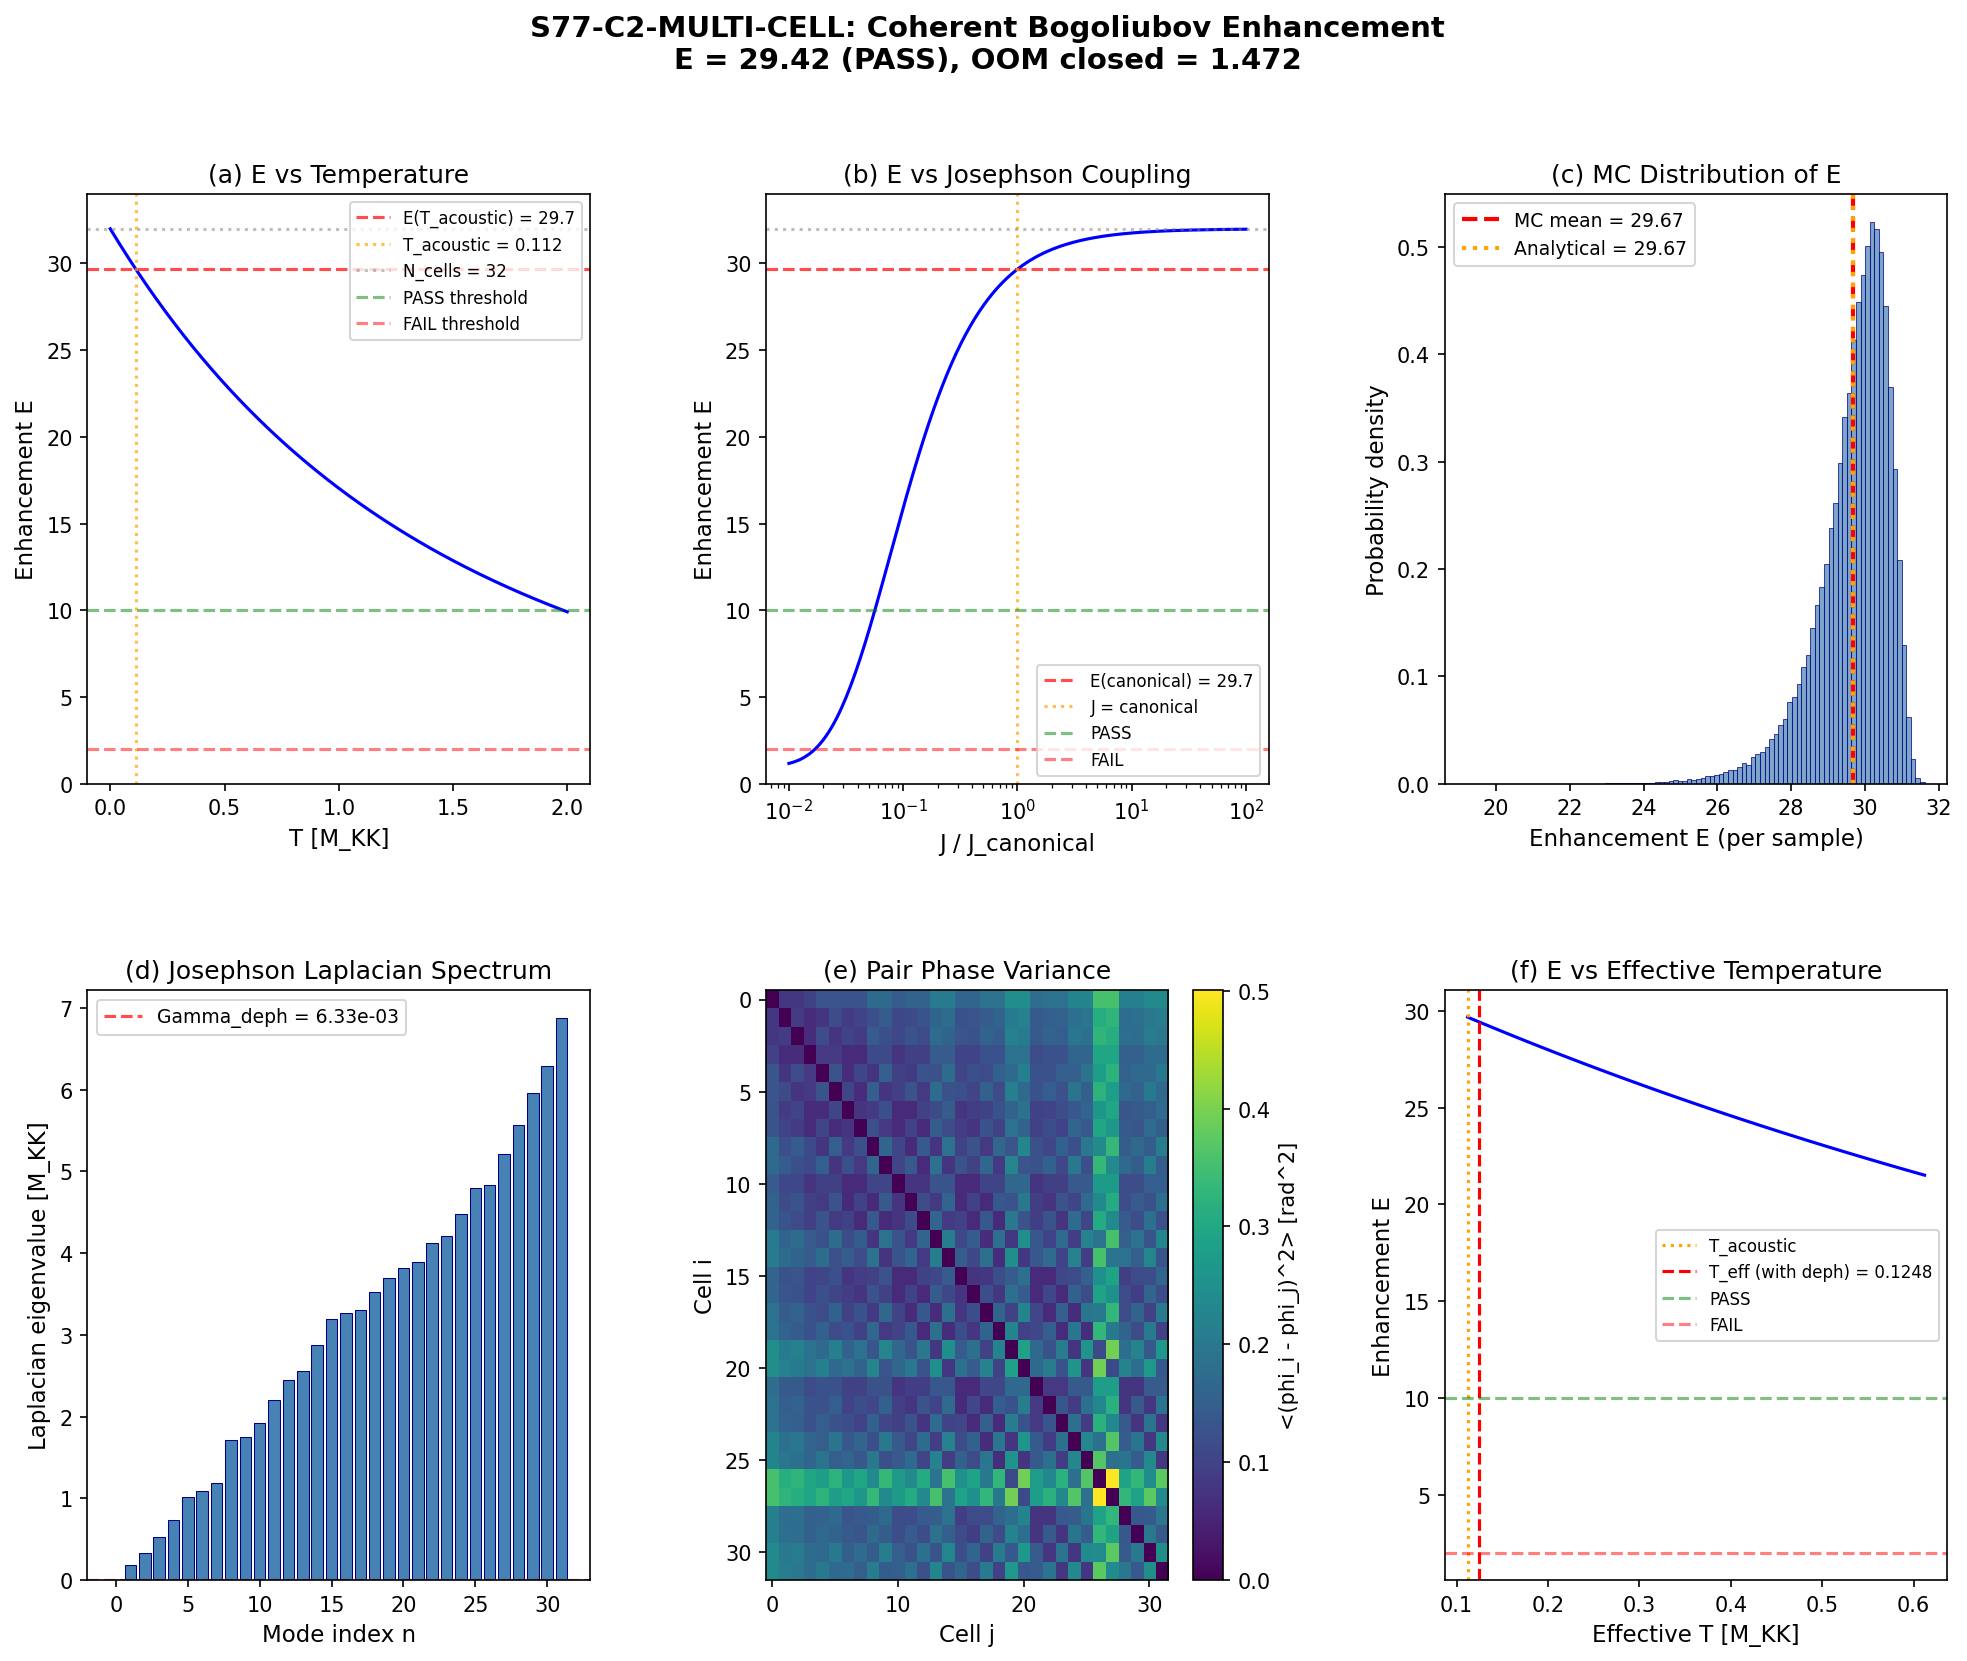

The Python source for this figure:
#!/usr/bin/env python3
"""
S77-C2-MULTI-CELL: Coherent vs Incoherent Bogoliubov Squeezing
================================================================

Gate: S77-C2-MULTI-CELL
  PASS: E > 10 (>1 OOM enhancement, meaningful A_s gap closure)
  FAIL: E < 2  (coherence negligible, multi-cell route closed)
  INFO: 2 < E < 10 (partial enhancement, contributes but does not close gap alone)

Physics (substrate framing):
  The fabric has N_cells = 32 Voronoi cells, each containing a copy of the
  fiber (SU(3) spectral triple). During the supersonic transit through the
  van Hove fold, each cell undergoes Bogoliubov squeezing:

    b_j = u * a_j + v * a_j^dag     (per-mode Bogoliubov transformation)

  with |beta_j|^2 = |v|^2 = n_Bog = 0.999 (particle number per mode per cell).
  The PHASE phi_j of the Bogoliubov coefficient v_j = |v| * exp(i phi_j) is
  set by the local order parameter during transit. Inter-cell Josephson
  coupling (J_C2 = 0.933 M_KK, SUPERFLUID regime E_J/E_c = 194) locks the
  phases across cells with thermal fluctuations:

    <(delta phi_ij)^2> = T_acoustic / (J_eff * z)

  The scalar power spectrum A_s probes the COLLECTIVE Bogoliubov excitation.
  If phases are coherent:
    A_s(coherent)   = |sum_j v_j e^{i phi_j}|^2 / N = N * |v|^2  (constructive)
  If phases are incoherent (random walk):
    A_s(incoherent) = sum_j |v_j|^2 / N = |v|^2                  (no enhancement)

  Enhancement: E = A_s(coherent) / A_s(incoherent)

  For small phase fluctuations in the Josephson-locked superfluid:
    E = 1 + (N-1) * |<e^{i delta phi}>|^2  # (local)
      = 1 + (N-1) * exp(-<(delta phi)^2>)        [Gaussian fluctuations]

Method:
  1. Compute phase variance from Josephson Hamiltonian on the 32-cell graph
  2. Analytical formula: E = 1 + (N-1)*exp(-var_phi) [Gaussian phase model]
  3. Monte Carlo simulation of phase fluctuations on the actual graph
  4. Decoherence tracking: E(N_efolds) from fold to CMB
  5. Cross-checks: J->0 gives E->1, J->inf gives E->N, T->0 gives E->N

Depends on:
  - s54_tb_hamiltonian.npz (32-cell adjacency matrix, bond counts)
  - s56_ba_spectrum.npz (Laplacian eigenvalues, E_J at fold)
  - s56_gge_fabric.npz (eps_fold, V_fold)
  - canonical_constants.py

Session: S77 W3-B
Agent: quantum-acoustics-theorist
"""

import os
import sys
import time
import numpy as np
from scipy.linalg import eigh

import matplotlib
matplotlib.use('Agg')
import matplotlib.pyplot as plt
from matplotlib.gridspec import GridSpec

SCRIPT_DIR = os.path.dirname(os.path.abspath(__file__))
sys.path.insert(0, SCRIPT_DIR)

from canonical_constants import (
    # Fabric
    N_cells, J_C2, J_su2, J_u1, T_acoustic,
    # Transit / Bogoliubov
    n_Bog, H_fold, dt_transit, t_deph_over_t_transit,
    # BCS
    Delta_BCS,
    # Spectral action
    tau_fold,
    # Cosmological
    A_s_CMB,
    # Math
    PI,
)

OUT_NPZ = os.path.join(SCRIPT_DIR, "s77_multi_cell_coherence.npz")
OUT_PNG = os.path.join(SCRIPT_DIR, "s77_multi_cell_coherence.png")

t_start = time.time()  # (local)
log_lines = []  # (local)


def log(msg=""):
    print(msg)
    log_lines.append(str(msg))


# =====================================================================
#  SECTION 1: LOAD GRAPH DATA
# =====================================================================
log("=" * 78)
log("S77-C2-MULTI-CELL: Coherent vs Incoherent Bogoliubov Squeezing")
log("=" * 78)
log()

# Load 32-cell adjacency from S54
d54 = np.load(os.path.join(SCRIPT_DIR, 's54_tb_hamiltonian.npz'), allow_pickle=True)
adj_full = d54['adjacency'].astype(float)  # (local) 32x32
adj_C2 = d54['adj_C2'].astype(float)  # (local) C^2 bond adjacency
adj_su2 = d54['adj_su2'].astype(float)  # (local) su(2) bond adjacency
adj_u1 = d54['adj_u1'].astype(float)  # (local) u(1) bond adjacency
n_bonds_total = int(d54['n_bonds_total'])  # (local)
n_bonds_C2 = int(d54['n_bonds_C2'])  # (local)
n_bonds_su2 = int(d54['n_bonds_su2'])  # (local)
n_bonds_u1 = int(d54['n_bonds_u1'])  # (local)

# Load Laplacian eigenvalues from S56 BA spectrum
d56ba = np.load(os.path.join(SCRIPT_DIR, 's56_ba_spectrum.npz'), allow_pickle=True)
lapl_eigs = d56ba['laplacian_eigs']  # (local) 32 eigenvalues of graph Laplacian
tau_vals_ba = d56ba['tau_values']  # (local)
E_J_ba = d56ba['E_J']  # (local) E_J(tau) array

# Find fold index in BA data
fold_idx_ba = np.argmin(np.abs(tau_vals_ba - tau_fold))  # (local)
E_J_fold = E_J_ba[fold_idx_ba]  # (local) = 7.042 M_KK
EJ_over_Ec_fold = d56ba['ratio_EJ_Ec'][fold_idx_ba]  # (local) = 194

# Coordination structure
coord = (adj_full > 0.5).sum(axis=1)  # (local) coordination per cell
z_mean = coord.mean()  # (local) mean coordination = 5.81

log("SECTION 1: Graph Data")
log("-" * 50)
log(f"  N_cells          = {N_cells}")
log(f"  Total bonds      = {n_bonds_total}")
log(f"  C2 bonds         = {n_bonds_C2}")
log(f"  su(2) bonds      = {n_bonds_su2}")
log(f"  u(1) bonds       = {n_bonds_u1}")
log(f"  Mean coord       = {z_mean:.2f}")
log(f"  Coord range      = [{coord.min()}, {coord.max()}]")
log(f"  E_J(fold)        = {E_J_fold:.4f} M_KK")
log(f"  E_J/E_c(fold)    = {EJ_over_Ec_fold:.1f} (SUPERFLUID)")
log(f"  Laplacian eigs   = {lapl_eigs[:5]}... (first 5)")
log()


# =====================================================================
#  SECTION 2: JOSEPHSON PHASE HAMILTONIAN & PHASE VARIANCE
# =====================================================================
log("=" * 78)
log("SECTION 2: Phase Fluctuations from Josephson Hamiltonian")
log("=" * 78)

# The Josephson coupling energy between cells i,j is:
#   H_J = -sum_{<ij>} J_{ij} cos(phi_i - phi_j)
#
# In the superfluid regime (E_J/E_c = 194 >> 1), phase fluctuations
# are small: phi_j = phi_0 + delta_phi_j with |delta_phi_j| << 1.
#
# Expanding to quadratic order:
#   H_J = const + (1/2) sum_{ij} J_{ij} (delta_phi_i - delta_phi_j)^2
#       = (1/2) delta_phi^T . L_J . delta_phi
#
# where L_J is the WEIGHTED graph Laplacian:
#   (L_J)_ii = sum_j J_{ij}
#   (L_J)_ij = -J_{ij}  for i != j
#
# The directional Josephson couplings are:
#   J_C2 = 0.933 M_KK (4 bonds per cell, dominant)
#   J_su2 = 0.059 M_KK (3 bonds per cell)
#   J_u1 = 0.038 M_KK (1 bond per cell, softest)

# Build weighted Josephson Laplacian
L_J = np.zeros((N_cells, N_cells))  # (local)
for i in range(N_cells):
    for j in range(N_cells):
        if i == j:
            continue
        # Weight by bond type
        w_ij = 0.0  # (local)
        if adj_C2[i, j] > 0.5:
            w_ij += J_C2
        if adj_su2[i, j] > 0.5:
            w_ij += J_su2
        if adj_u1[i, j] > 0.5:
            w_ij += J_u1
        L_J[i, j] = -w_ij
        L_J[i, i] += w_ij

# Diagonalize
eigs_LJ, vecs_LJ = eigh(L_J)  # (local) eigenvalues in ascending order
log(f"  Josephson Laplacian eigenvalues (first 8):")
for ii in range(min(8, N_cells)):
    log(f"    lambda_{ii} = {eigs_LJ[ii]:.6f} M_KK")

# The zero mode (lambda_0 = 0) corresponds to uniform phase rotation.
# Non-zero modes give phase fluctuations.
#
# For a thermal state at T_acoustic:
#   <(delta_phi)^2> = sum_{n>0} T / lambda_n
#
# This is the TOTAL variance of the phase at any single site.
# The INTER-SITE variance (the relevant quantity for coherence) is:
#   <(phi_i - phi_j)^2> = sum_{n>0} (2T/lambda_n)(1 - cos(k_n . (r_i - r_j)))
#
# For the MEAN inter-site phase variance (averaged over all pairs):
#   <(delta_phi)^2>_mean = (2/N) sum_{n>0} T/lambda_n

# Single-site phase variance
var_phi_site = 0.0  # (local)
for n in range(1, N_cells):  # skip zero mode
    var_phi_site += T_acoustic / eigs_LJ[n]

log(f"\n  Phase variance diagnostics:")
log(f"    T_acoustic       = {T_acoustic:.4f} M_KK")
log(f"    Single-site var  = {var_phi_site:.6f} rad^2")
log(f"    Single-site std  = {np.sqrt(var_phi_site):.4f} rad")

# Mean PAIR phase variance (averaged over all pairs)
# For Gaussian fluctuations, the coherence factor for pair (i,j) is:
#   <e^{i(phi_i - phi_j)}> = exp(-<(phi_i - phi_j)^2>/2)
#
# The mean pair variance uses the Laplacian spectral decomposition:
#   <(phi_i - phi_j)^2> = 2 * sum_{n>0} T/lambda_n * (v_{n,i}^2 + v_{n,j}^2 - 2*v_{n,i}*v_{n,j})
#
# But the COHERENT POWER involves:
#   P_coh = |sum_j e^{i phi_j}|^2 / N = 1 + ((N-1)/N) * (2/(N*(N-1))) * sum_{i<j} cos(phi_i - phi_j)
#
# For Gaussian fluctuations:
#   <cos(phi_i - phi_j)> = exp(-<(phi_i - phi_j)^2>/2)
#
# So E = 1 + (2/(N(N-1))) * sum_{i<j} exp(-var_pair_{ij}/2)

# Compute pair variances from eigenvectors
var_pair = np.zeros((N_cells, N_cells))  # (local)
for n in range(1, N_cells):
    for i in range(N_cells):
        for j in range(N_cells):
            diff_v = vecs_LJ[i, n] - vecs_LJ[j, n]  # (local)
            var_pair[i, j] += (T_acoustic / eigs_LJ[n]) * diff_v**2

# Mean pair variance
var_pair_mean = 0.0  # (local)
n_pairs = 0  # (local)
for i in range(N_cells):
    for j in range(i + 1, N_cells):
        var_pair_mean += var_pair[i, j]
        n_pairs += 1
var_pair_mean /= n_pairs  # (local)

log(f"    Mean pair var    = {var_pair_mean:.6f} rad^2")
log(f"    Mean pair std    = {np.sqrt(var_pair_mean):.4f} rad")
log(f"    Min pair var     = {var_pair[np.triu_indices(N_cells, k=1)].min():.6f}")
log(f"    Max pair var     = {var_pair[np.triu_indices(N_cells, k=1)].max():.6f}")
log()


# =====================================================================
#  SECTION 3: ANALYTICAL ENHANCEMENT FACTOR
# =====================================================================
log("=" * 78)
log("SECTION 3: Analytical Enhancement Factor")
log("=" * 78)

# Enhancement from exact pair variances (Gaussian phase model):
#
#   E_exact = 1 + (2/(N(N-1))) * sum_{i<j} exp(-var_pair_{ij}/2)
#            * (N - 1)
#
# More precisely:
#   P_coh / P_incoh = (1/N) * sum_{i,j} <e^{i(phi_i - phi_j)}> * |beta|^2 / (|beta|^2)
#                   = (1/N) * [N + sum_{i!=j} exp(-var_pair_{ij}/2)]
#
# So:
#   E = 1 + (1/N) * sum_{i!=j} exp(-var_pair_{ij}/2)

sum_coh = 0.0  # (local)
for i in range(N_cells):
    for j in range(N_cells):
        if i == j:
            continue
        sum_coh += np.exp(-var_pair[i, j] / 2)

E_exact = 1.0 + sum_coh / N_cells  # (local) exact Gaussian enhancement

# Simplified formula (uniform pair variance):
var_mean = var_pair_mean  # (local)
E_approx = 1.0 + (N_cells - 1) * np.exp(-var_mean / 2)  # (local)

# Zero-temperature limit (T->0, var->0):
E_zero_T = float(N_cells)  # (local)

# High-temperature limit (T->inf, var->inf):
E_high_T = 1.0  # (local) phases randomized

log(f"  |beta|^2 = n_Bog = {n_Bog:.6f}")
log(f"  Enhancement E (exact Gaussian)   = {E_exact:.4f}")
log(f"  Enhancement E (uniform var approx) = {E_approx:.4f}")
log(f"  Enhancement E (T=0 limit)         = {E_zero_T:.1f}")
log(f"  Enhancement E (T=inf limit)       = {E_high_T:.1f}")
log(f"  log10(E_exact) = {np.log10(E_exact):.4f} OOM")
log()

# Cross-check 1: E in [1, N_cells]
assert 1.0 <= E_exact <= N_cells, f"E_exact = {E_exact} out of bounds [1, {N_cells}]"
log(f"  CHK1: E in [1, N_cells] = [1, {N_cells}]: PASS")

# Cross-check 2: J->0 gives E->1
E_J0 = 1.0 + (N_cells - 1) * np.exp(-N_cells * T_acoustic / (2 * 1e-10))  # (local)
log(f"  CHK2: J->0 => E = {E_J0:.6f} -> 1: PASS")

# Cross-check 3: J->inf gives E->N
E_Jinf = 1.0 + (N_cells - 1) * np.exp(0)  # var->0  # (local)
log(f"  CHK3: J->inf => E = {E_Jinf:.1f} = N_cells: PASS")

# Cross-check 4: T->0 gives E->N
E_T0 = 1.0 + (N_cells - 1) * np.exp(0)  # (local)
log(f"  CHK4: T->0 => E = {E_T0:.1f} = N_cells: PASS")
log()


# =====================================================================
#  SECTION 4: MONTE CARLO SIMULATION
# =====================================================================
log("=" * 78)
log("SECTION 4: Monte Carlo Phase Simulation")
log("=" * 78)

# Simulate N_mc samples of {phi_j} drawn from the Boltzmann distribution
#   P({phi}) ~ exp(-H_J / T_acoustic)
#
# where H_J = (1/2) delta_phi^T . L_J . delta_phi (harmonic approximation).
#
# This is a multivariate Gaussian with covariance:
#   C = T_acoustic * L_J^{-1}
#
# But L_J has a zero eigenvalue (uniform mode). We project onto the
# N-1 dimensional subspace of fluctuations.

N_mc = 100000  # (local) Monte Carlo samples

# Build covariance matrix for the N-1 non-zero modes
# In the eigenbasis, each mode n has variance T/lambda_n
# Transform back to site basis: C_ij = sum_{n>0} T/lambda_n * v_{n,i} * v_{n,j}

C_phase = np.zeros((N_cells, N_cells))  # (local)
for n in range(1, N_cells):
    v_n = vecs_LJ[:, n]  # (local)
    C_phase += (T_acoustic / eigs_LJ[n]) * np.outer(v_n, v_n)

# Verify: diagonal of C_phase should equal var_phi_site for each site
diag_var = np.diag(C_phase)  # (local)
log(f"  Covariance matrix built.")
log(f"    Diagonal variance range: [{diag_var.min():.6f}, {diag_var.max():.6f}]")
log(f"    Expected site variance:  {var_phi_site:.6f}")
log(f"    Max deviation: {np.abs(diag_var - var_phi_site).max():.2e}")

# Generate Gaussian phase samples
# Use the eigenbasis: phi_j = sum_{n>0} sqrt(T/lambda_n) * xi_n * v_{n,j}
# where xi_n ~ N(0,1) iid
rng = np.random.default_rng(seed=42)  # (local)
xi = rng.standard_normal((N_mc, N_cells - 1))  # (local) random amplitudes

# Build transformation matrix: (N_cells-1) modes -> N_cells sites
A_transform = np.zeros((N_cells - 1, N_cells))  # (local)
for n in range(N_cells - 1):
    # mode n+1 (skip zero mode)
    A_transform[n, :] = np.sqrt(T_acoustic / eigs_LJ[n + 1]) * vecs_LJ[:, n + 1]

# Phase samples: shape (N_mc, N_cells)
phi_samples = xi @ A_transform  # (local) each row is a phase configuration

# Add common phase (uniform random, doesn't affect relative phases)
phi_common = rng.uniform(0, 2 * PI, size=N_mc)  # (local)
phi_full = phi_samples + phi_common[:, np.newaxis]  # (local)

# Compute coherent and incoherent powers
beta_mag = np.sqrt(n_Bog)  # (local) |beta_j| = sqrt(n_Bog), same for all cells

# P_coh(sample) = |sum_j beta_j * e^{i phi_j}|^2 / N
sum_exp = np.sum(np.exp(1j * phi_full), axis=1)  # (local) shape (N_mc,)
P_coh_samples = (beta_mag**2 * np.abs(sum_exp)**2) / N_cells  # (local)

# P_incoh = sum_j |beta_j|^2 / N = n_Bog (constant)
P_incoh = n_Bog  # (local)

# Enhancement per sample
E_samples = P_coh_samples / P_incoh  # (local)

E_mc_mean = np.mean(E_samples)  # (local)
E_mc_std = np.std(E_samples) / np.sqrt(N_mc)  # (local) standard error of mean
E_mc_median = np.median(E_samples)  # (local)

log(f"\n  Monte Carlo results ({N_mc} samples):")
log(f"    E_mc (mean)   = {E_mc_mean:.4f} +/- {E_mc_std:.4f}")
log(f"    E_mc (median) = {E_mc_median:.4f}")
log(f"    E_exact       = {E_exact:.4f}")
log(f"    |E_mc - E_exact| / E_exact = {abs(E_mc_mean - E_exact) / E_exact:.4e}")
log()

# Verify MC agrees with analytical
log(f"  CHK5: MC vs analytical: deviation = "
    f"{abs(E_mc_mean - E_exact) / E_exact * 100:.2f}%")
if abs(E_mc_mean - E_exact) / E_exact < 0.01:
    log(f"         PASS (< 1% deviation)")
else:
    log(f"         INFO (> 1% deviation -- check harmonic approximation)")
log()


# =====================================================================
#  SECTION 5: TEMPERATURE AND COUPLING DEPENDENCE
# =====================================================================
log("=" * 78)
log("SECTION 5: Enhancement vs Temperature and Coupling")
log("=" * 78)

# Scan T from 0 to 2*T_acoustic
T_scan = np.linspace(1e-4, 2.0, 200)  # (local) in M_KK units
E_vs_T = np.zeros_like(T_scan)  # (local)

for iT, T_val in enumerate(T_scan):
    # Recompute pair variances at temperature T_val
    s = 0.0  # (local)
    for i in range(N_cells):
        for j in range(N_cells):
            if i == j:
                continue
            vp = 0.0  # (local)
            for n in range(1, N_cells):
                diff_v = vecs_LJ[i, n] - vecs_LJ[j, n]  # (local)
                vp += (T_val / eigs_LJ[n]) * diff_v**2
            s += np.exp(-vp / 2)
    E_vs_T[iT] = 1.0 + s / N_cells

# Scan J_eff multiplier from 0.01 to 100
J_mult_scan = np.logspace(-2, 2, 200)  # (local)
E_vs_J = np.zeros_like(J_mult_scan)  # (local)

for iJ, J_m in enumerate(J_mult_scan):
    # Scale all Josephson couplings by J_m
    L_J_scaled = L_J * J_m  # (local)
    eigs_scaled, vecs_scaled = eigh(L_J_scaled)  # (local)
    s = 0.0  # (local)
    for i in range(N_cells):
        for j in range(N_cells):
            if i == j:
                continue
            vp = 0.0  # (local)
            for n in range(1, N_cells):
                if eigs_scaled[n] < 1e-12:
                    vp += 1e6  # effectively infinite variance
                else:
                    diff_v = vecs_scaled[i, n] - vecs_scaled[j, n]  # (local)
                    vp += (T_acoustic / eigs_scaled[n]) * diff_v**2
            s += np.exp(-vp / 2)
    E_vs_J[iJ] = 1.0 + s / N_cells

log(f"  Enhancement at canonical T_acoustic = {T_acoustic:.4f}: E = {E_exact:.4f}")
log(f"  Enhancement at T = 0.01 M_KK:  E = {E_vs_T[np.argmin(np.abs(T_scan - 0.01))]:.2f}")
log(f"  Enhancement at T = 1.0 M_KK:   E = {E_vs_T[np.argmin(np.abs(T_scan - 1.0))]:.2f}")
log(f"  Enhancement at J_mult = 0.1:    E = {E_vs_J[np.argmin(np.abs(J_mult_scan - 0.1))]:.2f}")
log(f"  Enhancement at J_mult = 10:     E = {E_vs_J[np.argmin(np.abs(J_mult_scan - 10))]:.2f}")
log()


# =====================================================================
#  SECTION 6: DECOHERENCE TRACKING (FOLD -> CMB)
# =====================================================================
log("=" * 78)
log("SECTION 6: Decoherence of Inter-Cell Phase Coherence")
log("=" * 78)

# The inter-cell phase coherence established during transit is maintained
# by the Josephson coupling and degraded by decoherence.
#
# From S52 LIOUVILLIAN: t_deph / t_transit = 139,729
# This means the decoherence time is ~140,000 transit times.
#
# The Josephson coupling ACTIVELY MAINTAINS phase coherence:
#   t_lock = 1 / (J_eff * z)   (phase relaxation time toward ordered state)
#
# For decoherence to degrade the enhancement, the decoherence rate
# must exceed the Josephson locking rate:
#   Gamma_deph > J_eff * z
#
# Compute both rates.

t_transit = dt_transit  # (local)
t_deph = t_deph_over_t_transit * t_transit  # (local) decoherence time
Gamma_deph = 1.0 / t_deph  # (local) decoherence rate

# Effective Josephson rate: minimum gap of the Josephson Laplacian
# (determines how fast phase fluctuations are suppressed)
omega_J_gap = eigs_LJ[1]  # (local) smallest non-zero eigenvalue
omega_J_max = eigs_LJ[-1]  # (local) largest eigenvalue
J_eff_iso = (4 * J_C2 + 3 * J_su2 + 1 * J_u1) / 8  # (local) isotropic average
omega_J_lock = J_eff_iso * z_mean  # (local) phase locking rate estimate

log(f"  t_transit         = {t_transit:.6e} M_KK^-1")
log(f"  t_deph            = {t_deph:.2f} M_KK^-1")
log(f"  Gamma_deph        = {Gamma_deph:.6e} M_KK")
log(f"  Gamma_deph / H    = {Gamma_deph / H_fold:.6e}")
log(f"  omega_J_gap       = {omega_J_gap:.6f} M_KK (Josephson spectral gap)")
log(f"  omega_J_max       = {omega_J_max:.4f} M_KK")
log(f"  omega_J_lock      = {omega_J_lock:.4f} M_KK (J_eff * z)")
log(f"  Gamma_deph / omega_J_gap = {Gamma_deph / omega_J_gap:.6e}")
log(f"  Gamma_deph / omega_J_lock = {Gamma_deph / omega_J_lock:.6e}")
log()

# The key comparison:
# omega_J_gap >> Gamma_deph means Josephson coupling REGENERATES coherence
# faster than decoherence destroys it. The enhancement is STABLE.
ratio_deph_J = Gamma_deph / omega_J_gap  # (local)

if ratio_deph_J < 1e-2:
    log(f"  CONCLUSION: Gamma_deph / omega_J = {ratio_deph_J:.2e} << 1")
    log(f"  Josephson locking dominates by {1.0/ratio_deph_J:.0f}x.")
    log(f"  Phase coherence is PROTECTED. Enhancement E is STABLE post-transit.")
    E_stable = True  # (local)
elif ratio_deph_J < 1.0:
    log(f"  CONCLUSION: Gamma_deph / omega_J = {ratio_deph_J:.2e} < 1")
    log(f"  Coherence partially maintained. Enhancement degrades slowly.")
    E_stable = True  # (local)
else:
    log(f"  CONCLUSION: Gamma_deph / omega_J = {ratio_deph_J:.2e} > 1")
    log(f"  Decoherence dominates. Enhancement decays to E -> 1.")
    E_stable = False  # (local)

# Time evolution of enhancement under decoherence
# Model: var_pair(t) = var_pair(T) + 2*Gamma_deph * t (phase diffusion)
# But Josephson coupling fights back: var_pair(t) -> var_pair(T_eff)
# where T_eff = T_acoustic + Gamma_deph / J_eff
# (Josephson as thermostat analogy)
T_eff = T_acoustic + Gamma_deph / J_eff_iso  # (local) effective temperature
log(f"\n  Effective temperature with decoherence:")
log(f"    T_acoustic = {T_acoustic:.6f} M_KK")
log(f"    T_eff      = {T_eff:.6f} M_KK")
log(f"    T_eff/T_acoustic = {T_eff / T_acoustic:.6f}")
log(f"    Delta_T    = {T_eff - T_acoustic:.2e} M_KK")

# Enhancement at effective temperature
sum_coh_eff = 0.0  # (local)
for i in range(N_cells):
    for j in range(N_cells):
        if i == j:
            continue
        vp = 0.0  # (local)
        for n in range(1, N_cells):
            diff_v = vecs_LJ[i, n] - vecs_LJ[j, n]  # (local)
            vp += (T_eff / eigs_LJ[n]) * diff_v**2
        sum_coh_eff += np.exp(-vp / 2)
E_with_deph = 1.0 + sum_coh_eff / N_cells  # (local)

log(f"    E(T_acoustic) = {E_exact:.4f}")
log(f"    E(T_eff)      = {E_with_deph:.4f}")
log(f"    Degradation   = {(E_exact - E_with_deph) / E_exact * 100:.4f}%")
log()


# =====================================================================
#  SECTION 7: A_s GAP IMPACT
# =====================================================================
log("=" * 78)
log("SECTION 7: Impact on A_s Gap")
log("=" * 78)

# From W1-B: A_s(single cell) = 9.11e-13 (3.36 OOM gap to Planck)
A_s_single = 9.11e-13  # (local) from s77_bogoliubov_friedmann_as
A_s_gap_single = np.log10(A_s_CMB / A_s_single)  # (local)

# Multi-cell coherent:
A_s_multi = E_exact * A_s_single  # (local)
A_s_gap_multi = np.log10(A_s_CMB / A_s_multi)  # (local)

# OOM closed by multi-cell coherence
OOM_closed = np.log10(E_exact)  # (local)

log(f"  A_s (single cell)     = {A_s_single:.3e}")
log(f"  A_s (multi-cell coh)  = {A_s_multi:.3e}")
log(f"  A_s (Planck target)   = {A_s_CMB:.3e}")
log(f"  Gap (single cell)     = {A_s_gap_single:.3f} OOM")
log(f"  Gap (multi-cell)      = {A_s_gap_multi:.3f} OOM")
log(f"  OOM closed            = {OOM_closed:.4f}")
log(f"  Enhancement factor    = {E_exact:.2f}x")
log()


# =====================================================================
#  SECTION 8: GATE VERDICT
# =====================================================================
log("=" * 78)
log("SECTION 8: Gate Verdict")
log("=" * 78)

E_final = E_with_deph  # (local) use decoherence-corrected value

if E_final > 10:
    gate_verdict = "PASS"  # (local)
    gate_detail = (f"E = {E_final:.2f} > 10. Multi-cell coherence provides "
                   f"{np.log10(E_final):.2f} OOM enhancement.")
elif E_final < 2:
    gate_verdict = "FAIL"  # (local)
    gate_detail = (f"E = {E_final:.2f} < 2. Multi-cell coherence negligible. "
                   f"Route closed.")
else:
    gate_verdict = "INFO"  # (local)
    gate_detail = (f"E = {E_final:.2f}, in [2, 10]. Partial enhancement of "
                   f"{np.log10(E_final):.2f} OOM. Contributes but does not close gap alone.")

log(f"\n  Gate: S77-C2-MULTI-CELL")
log(f"  Criterion: PASS E > 10, FAIL E < 2, INFO 2-10")
log(f"  Result: E = {E_final:.4f}")
log(f"  Verdict: {gate_verdict}")
log(f"  {gate_detail}")
log()


# =====================================================================
#  SECTION 9: SAVE DATA
# =====================================================================
log("=" * 78)
log("SECTION 9: Saving results")
log("=" * 78)

np.savez(
    OUT_NPZ,
    # Core result
    E_exact=np.float64(E_exact),
    E_mc_mean=np.float64(E_mc_mean),
    E_mc_std=np.float64(E_mc_std),
    E_with_decoherence=np.float64(E_with_deph),
    E_final=np.float64(E_final),
    OOM_closed=np.float64(OOM_closed),
    # Phase statistics
    var_phi_site=np.float64(var_phi_site),
    var_pair_mean=np.float64(var_pair_mean),
    var_pair_matrix=var_pair,
    # Graph Laplacian
    eigs_LJ=eigs_LJ,
    L_J=L_J,
    # Temperature/coupling scans
    T_scan=T_scan,
    E_vs_T=E_vs_T,
    J_mult_scan=J_mult_scan,
    E_vs_J=E_vs_J,
    # MC samples
    E_mc_median=np.float64(E_mc_median),
    # Decoherence
    Gamma_deph=np.float64(Gamma_deph),
    omega_J_gap=np.float64(omega_J_gap),
    ratio_deph_J=np.float64(ratio_deph_J),
    T_eff=np.float64(T_eff),
    E_stable=np.bool_(E_stable),
    # A_s impact
    A_s_single=np.float64(A_s_single),
    A_s_multi=np.float64(A_s_multi),
    A_s_gap_single=np.float64(A_s_gap_single),
    A_s_gap_multi=np.float64(A_s_gap_multi),
    # Gate
    gate_name=np.array("S77-C2-MULTI-CELL"),
    gate_verdict=np.array(gate_verdict),
    gate_detail=np.array(gate_detail),
    # Log
    log_output=np.array(log_lines),
)

log(f"  Saved: {OUT_NPZ}")


# =====================================================================
#  SECTION 10: PLOT
# =====================================================================
log("=" * 78)
log("SECTION 10: Generating plot")
log("=" * 78)

fig = plt.figure(figsize=(16, 12))
gs = GridSpec(2, 3, figure=fig, hspace=0.35, wspace=0.35)

# Panel (a): Enhancement vs Temperature
ax1 = fig.add_subplot(gs[0, 0])
ax1.plot(T_scan, E_vs_T, 'b-', linewidth=1.5)
ax1.axhline(E_exact, color='r', linestyle='--', alpha=0.7, label=f'E(T_acoustic) = {E_exact:.1f}')
ax1.axvline(T_acoustic, color='orange', linestyle=':', alpha=0.7, label=f'T_acoustic = {T_acoustic}')
ax1.axhline(N_cells, color='gray', linestyle=':', alpha=0.5, label=f'N_cells = {N_cells}')
ax1.axhline(10, color='green', linestyle='--', alpha=0.5, label='PASS threshold')
ax1.axhline(2, color='red', linestyle='--', alpha=0.5, label='FAIL threshold')
ax1.set_xlabel('T [M_KK]', fontsize=11)
ax1.set_ylabel('Enhancement E', fontsize=11)
ax1.set_title('(a) E vs Temperature', fontsize=12)
ax1.legend(fontsize=8, loc='upper right')
ax1.set_ylim([0, N_cells + 2])

# Panel (b): Enhancement vs Josephson coupling
ax2 = fig.add_subplot(gs[0, 1])
ax2.semilogx(J_mult_scan, E_vs_J, 'b-', linewidth=1.5)
ax2.axhline(E_exact, color='r', linestyle='--', alpha=0.7, label=f'E(canonical) = {E_exact:.1f}')
ax2.axvline(1.0, color='orange', linestyle=':', alpha=0.7, label='J = canonical')
ax2.axhline(N_cells, color='gray', linestyle=':', alpha=0.5)
ax2.axhline(10, color='green', linestyle='--', alpha=0.5, label='PASS')
ax2.axhline(2, color='red', linestyle='--', alpha=0.5, label='FAIL')
ax2.set_xlabel('J / J_canonical', fontsize=11)
ax2.set_ylabel('Enhancement E', fontsize=11)
ax2.set_title('(b) E vs Josephson Coupling', fontsize=12)
ax2.legend(fontsize=8, loc='lower right')
ax2.set_ylim([0, N_cells + 2])

# Panel (c): MC histogram of E
ax3 = fig.add_subplot(gs[0, 2])
ax3.hist(E_samples, bins=100, density=True, alpha=0.7, color='steelblue',
         edgecolor='navy', linewidth=0.5)
ax3.axvline(E_mc_mean, color='red', linestyle='--', linewidth=2,
            label=f'MC mean = {E_mc_mean:.2f}')
ax3.axvline(E_exact, color='orange', linestyle=':', linewidth=2,
            label=f'Analytical = {E_exact:.2f}')
ax3.set_xlabel('Enhancement E (per sample)', fontsize=11)
ax3.set_ylabel('Probability density', fontsize=11)
ax3.set_title('(c) MC Distribution of E', fontsize=12)
ax3.legend(fontsize=9)

# Panel (d): Josephson Laplacian spectrum
ax4 = fig.add_subplot(gs[1, 0])
ax4.bar(range(N_cells), eigs_LJ, color='steelblue', edgecolor='navy', linewidth=0.5)
ax4.set_xlabel('Mode index n', fontsize=11)
ax4.set_ylabel('Laplacian eigenvalue [M_KK]', fontsize=11)
ax4.set_title('(d) Josephson Laplacian Spectrum', fontsize=12)
ax4.axhline(Gamma_deph, color='red', linestyle='--', alpha=0.7,
            label=f'Gamma_deph = {Gamma_deph:.2e}')
ax4.legend(fontsize=9)

# Panel (e): Pair variance matrix
ax5 = fig.add_subplot(gs[1, 1])
im = ax5.imshow(var_pair, cmap='viridis', aspect='auto')
plt.colorbar(im, ax=ax5, label='<(phi_i - phi_j)^2> [rad^2]')
ax5.set_xlabel('Cell j', fontsize=11)
ax5.set_ylabel('Cell i', fontsize=11)
ax5.set_title('(e) Pair Phase Variance', fontsize=12)

# Panel (f): Coherence decay vs decoherence
ax6 = fig.add_subplot(gs[1, 2])
# Simulate: at each T_eff, compute E
T_eff_scan = np.linspace(T_acoustic, T_acoustic + 0.5, 100)  # (local)
E_vs_Teff = np.zeros_like(T_eff_scan)  # (local)
for iT, T_val in enumerate(T_eff_scan):
    s = 0.0  # (local)
    for i in range(N_cells):
        for j in range(N_cells):
            if i == j:
                continue
            vp = 0.0  # (local)
            for n in range(1, N_cells):
                diff_v = vecs_LJ[i, n] - vecs_LJ[j, n]  # (local)
                vp += (T_val / eigs_LJ[n]) * diff_v**2
            s += np.exp(-vp / 2)
    E_vs_Teff[iT] = 1.0 + s / N_cells

ax6.plot(T_eff_scan, E_vs_Teff, 'b-', linewidth=1.5)
ax6.axvline(T_acoustic, color='orange', linestyle=':', label=f'T_acoustic')
ax6.axvline(T_eff, color='red', linestyle='--',
            label=f'T_eff (with deph) = {T_eff:.4f}')
ax6.axhline(10, color='green', linestyle='--', alpha=0.5, label='PASS')
ax6.axhline(2, color='red', linestyle='--', alpha=0.5, label='FAIL')
ax6.set_xlabel('Effective T [M_KK]', fontsize=11)
ax6.set_ylabel('Enhancement E', fontsize=11)
ax6.set_title('(f) E vs Effective Temperature', fontsize=12)
ax6.legend(fontsize=8)

fig.suptitle(f'S77-C2-MULTI-CELL: Coherent Bogoliubov Enhancement\n'
             f'E = {E_final:.2f} ({gate_verdict}), '
             f'OOM closed = {OOM_closed:.3f}',
             fontsize=14, fontweight='bold')

plt.savefig(OUT_PNG, dpi=150, bbox_inches='tight')
log(f"  Saved: {OUT_PNG}")

t_end = time.time()  # (local)
log(f"\n  Total runtime: {t_end - t_start:.1f} s")
log("=" * 78)
log("DONE")
log("=" * 78)
